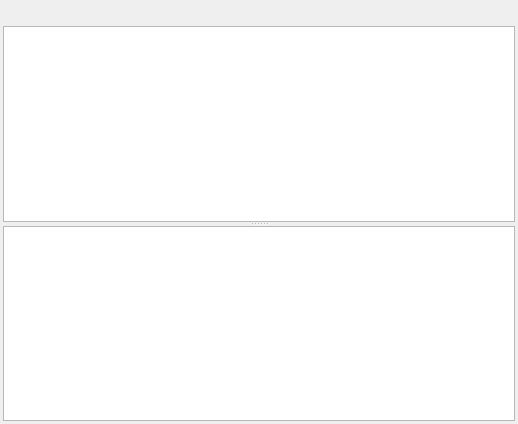
<?xml version="1.0" encoding="UTF-8"?>
<ui version="4.0">
 <class>ValueEditorScript</class>
 <widget class="QWidget" name="ValueEditorScript">
  <property name="geometry">
   <rect>
    <x>0</x>
    <y>0</y>
    <width>518</width>
    <height>424</height>
   </rect>
  </property>
  <property name="windowTitle">
   <string>Form</string>
  </property>
  <layout class="QVBoxLayout" name="verticalLayout">
   <property name="spacing">
    <number>3</number>
   </property>
   <property name="leftMargin">
    <number>3</number>
   </property>
   <property name="topMargin">
    <number>3</number>
   </property>
   <property name="rightMargin">
    <number>3</number>
   </property>
   <property name="bottomMargin">
    <number>3</number>
   </property>
   <item>
    <layout class="QHBoxLayout" name="toolBarLayout">
     <property name="spacing">
      <number>1</number>
     </property>
     <property name="leftMargin">
      <number>0</number>
     </property>
     <property name="topMargin">
      <number>0</number>
     </property>
     <property name="rightMargin">
      <number>0</number>
     </property>
     <property name="bottomMargin">
      <number>0</number>
     </property>
     <item>
      <spacer name="horizontalSpacer">
       <property name="orientation">
        <enum>Qt::Horizontal</enum>
       </property>
       <property name="sizeHint" stdset="0">
        <size>
         <width>40</width>
         <height>20</height>
        </size>
       </property>
      </spacer>
     </item>
     <item>
      <widget class="QLabel" name="label">
       <property name="text">
        <string notr="true">&lt;field&gt;</string>
       </property>
      </widget>
     </item>
    </layout>
   </item>
   <item>
    <widget class="QSplitter" name="logSplitter">
     <property name="orientation">
      <enum>Qt::Vertical</enum>
     </property>
     <widget class="SourceEdit" name="editor"/>
     <widget class="QListWidget" name="logList"/>
    </widget>
   </item>
  </layout>
  <action name="aLoad">
   <property name="icon">
    <iconset resource="../../../resources/standard-icons.qrc">
     <normaloff>:/icons/old/document-open.png</normaloff>:/icons/old/document-open.png</iconset>
   </property>
   <property name="text">
    <string>Load</string>
   </property>
   <property name="toolTip">
    <string>Load from file..</string>
   </property>
  </action>
  <action name="aUndo">
   <property name="icon">
    <iconset resource="../../../resources/standard-icons.qrc">
     <normaloff>:/icons/old/document-revert.png</normaloff>:/icons/old/document-revert.png</iconset>
   </property>
   <property name="text">
    <string>Restore data</string>
   </property>
   <property name="toolTip">
    <string>Undo changes</string>
   </property>
  </action>
  <action name="aSave">
   <property name="icon">
    <iconset resource="../../../resources/standard-icons.qrc">
     <normaloff>:/icons/old/document-save.png</normaloff>:/icons/old/document-save.png</iconset>
   </property>
   <property name="text">
    <string>Save</string>
   </property>
   <property name="toolTip">
    <string>Save to file..</string>
   </property>
  </action>
  <action name="aCompile">
   <property name="icon">
    <iconset resource="../../../resources/standard-icons.qrc">
     <normaloff>:/icons/old/run-build.png</normaloff>:/icons/old/run-build.png</iconset>
   </property>
   <property name="text">
    <string>Compile</string>
   </property>
   <property name="toolTip">
    <string>Compile script</string>
   </property>
  </action>
  <action name="aClear">
   <property name="icon">
    <iconset resource="../../../resources/standard-icons.qrc">
     <normaloff>:/icons/old/edit-clear-list.png</normaloff>:/icons/old/edit-clear-list.png</iconset>
   </property>
   <property name="text">
    <string>Clear</string>
   </property>
   <property name="toolTip">
    <string>Clear script</string>
   </property>
  </action>
 </widget>
 <customwidgets>
  <customwidget>
   <class>SourceEdit</class>
   <extends>QPlainTextEdit</extends>
   <header>SourceEdit.h</header>
  </customwidget>
 </customwidgets>
 <resources>
  <include location="../../../resources/standard-icons.qrc"/>
 </resources>
 <connections/>
</ui>
